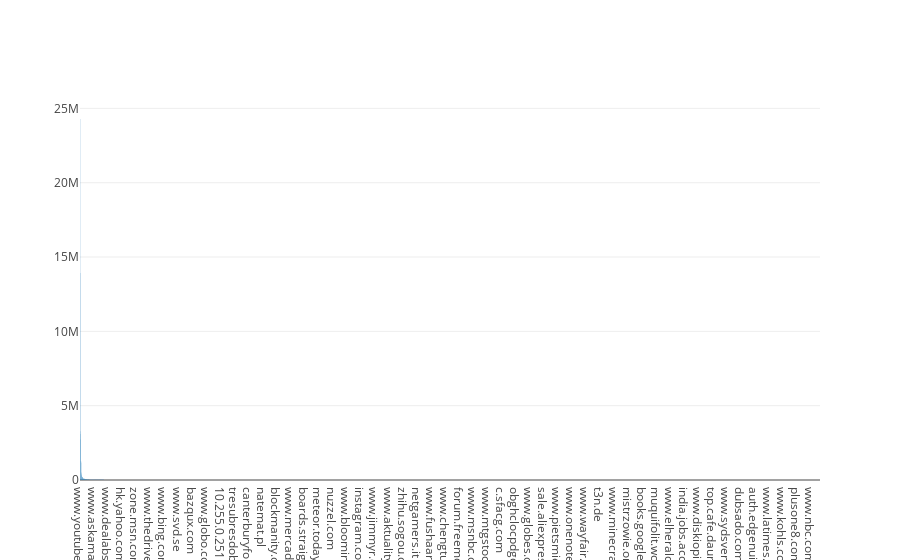

Notebook cell for this chart:
### Code cell
plot_dict_as_bar(domain_to_num_samples)

### Figure 1 — Plotly figure (JSON) as saved in the notebook; plotly's stock layout.template omitted (floating-point values rounded to 4 significant figures; data arrays with more than 128 entries replaced by an {"elided": "..."} marker saying what was removed)
{"data": [{"orientation": "v", "type": "bar", "uid": "99c5ffe1-939e-4f99-b88d-ab60c010eab0", "x": {"elided": "4104 str values"}, "y": {"elided": "4104 int values"}}], "layout": {}}
